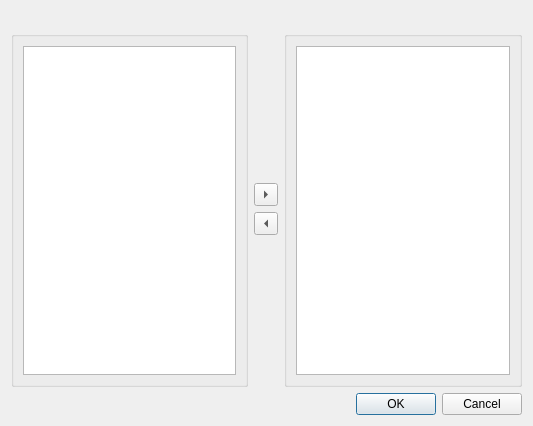
<?xml version="1.0" encoding="UTF-8"?>
<ui version="4.0">
 <class>DoubleListDlg</class>
 <widget class="QDialog" name="DoubleListDlg">
  <property name="geometry">
   <rect>
    <x>0</x>
    <y>0</y>
    <width>533</width>
    <height>426</height>
   </rect>
  </property>
  <property name="modal">
   <bool>true</bool>
  </property>
  <layout class="QVBoxLayout" name="verticalLayout_4">
   <item>
    <widget class="QLabel" name="mainLabel">
     <property name="sizePolicy">
      <sizepolicy hsizetype="Preferred" vsizetype="Maximum">
       <horstretch>0</horstretch>
       <verstretch>0</verstretch>
      </sizepolicy>
     </property>
     <property name="text">
      <string/>
     </property>
     <property name="wordWrap">
      <bool>true</bool>
     </property>
     <property name="margin">
      <number>6</number>
     </property>
    </widget>
   </item>
   <item>
    <layout class="QHBoxLayout" name="horizontalLayout">
     <item>
      <widget class="QGroupBox" name="group1">
       <property name="sizePolicy">
        <sizepolicy hsizetype="Expanding" vsizetype="Expanding">
         <horstretch>0</horstretch>
         <verstretch>0</verstretch>
        </sizepolicy>
       </property>
       <property name="title">
        <string/>
       </property>
       <layout class="QVBoxLayout" name="verticalLayout_2">
        <item>
         <widget class="QListWidget" name="list1">
          <property name="dragEnabled">
           <bool>true</bool>
          </property>
          <property name="dragDropOverwriteMode">
           <bool>true</bool>
          </property>
          <property name="dragDropMode">
           <enum>QAbstractItemView::NoDragDrop</enum>
          </property>
          <property name="alternatingRowColors">
           <bool>true</bool>
          </property>
          <property name="selectionMode">
           <enum>QAbstractItemView::ExtendedSelection</enum>
          </property>
          <property name="sortingEnabled">
           <bool>true</bool>
          </property>
         </widget>
        </item>
       </layout>
      </widget>
     </item>
     <item>
      <layout class="QVBoxLayout" name="verticalLayout_3">
       <item>
        <spacer name="verticalSpacer">
         <property name="orientation">
          <enum>Qt::Vertical</enum>
         </property>
         <property name="sizeHint" stdset="0">
          <size>
           <width>20</width>
           <height>40</height>
          </size>
         </property>
        </spacer>
       </item>
       <item>
        <widget class="QToolButton" name="to2BT">
         <property name="toolTip">
          <string/>
         </property>
         <property name="text">
          <string>...</string>
         </property>
         <property name="arrowType">
          <enum>Qt::RightArrow</enum>
         </property>
        </widget>
       </item>
       <item>
        <widget class="QToolButton" name="to1BT">
         <property name="text">
          <string>...</string>
         </property>
         <property name="arrowType">
          <enum>Qt::LeftArrow</enum>
         </property>
        </widget>
       </item>
       <item>
        <spacer name="verticalSpacer_2">
         <property name="orientation">
          <enum>Qt::Vertical</enum>
         </property>
         <property name="sizeHint" stdset="0">
          <size>
           <width>20</width>
           <height>40</height>
          </size>
         </property>
        </spacer>
       </item>
      </layout>
     </item>
     <item>
      <widget class="QGroupBox" name="group2">
       <property name="sizePolicy">
        <sizepolicy hsizetype="Expanding" vsizetype="Expanding">
         <horstretch>0</horstretch>
         <verstretch>0</verstretch>
        </sizepolicy>
       </property>
       <property name="title">
        <string/>
       </property>
       <layout class="QVBoxLayout" name="verticalLayout">
        <item>
         <widget class="QListWidget" name="list2">
          <property name="dragEnabled">
           <bool>true</bool>
          </property>
          <property name="dragDropOverwriteMode">
           <bool>true</bool>
          </property>
          <property name="dragDropMode">
           <enum>QAbstractItemView::NoDragDrop</enum>
          </property>
          <property name="alternatingRowColors">
           <bool>true</bool>
          </property>
          <property name="selectionMode">
           <enum>QAbstractItemView::ExtendedSelection</enum>
          </property>
          <property name="sortingEnabled">
           <bool>true</bool>
          </property>
         </widget>
        </item>
       </layout>
      </widget>
     </item>
    </layout>
   </item>
   <item>
    <widget class="QDialogButtonBox" name="buttonBox">
     <property name="orientation">
      <enum>Qt::Horizontal</enum>
     </property>
     <property name="standardButtons">
      <set>QDialogButtonBox::Cancel|QDialogButtonBox::Ok</set>
     </property>
    </widget>
   </item>
  </layout>
 </widget>
 <resources/>
 <connections>
  <connection>
   <sender>buttonBox</sender>
   <signal>accepted()</signal>
   <receiver>DoubleListDlg</receiver>
   <slot>accept()</slot>
   <hints>
    <hint type="sourcelabel">
     <x>248</x>
     <y>254</y>
    </hint>
    <hint type="destinationlabel">
     <x>157</x>
     <y>274</y>
    </hint>
   </hints>
  </connection>
  <connection>
   <sender>buttonBox</sender>
   <signal>rejected()</signal>
   <receiver>DoubleListDlg</receiver>
   <slot>reject()</slot>
   <hints>
    <hint type="sourcelabel">
     <x>316</x>
     <y>260</y>
    </hint>
    <hint type="destinationlabel">
     <x>286</x>
     <y>274</y>
    </hint>
   </hints>
  </connection>
 </connections>
</ui>
